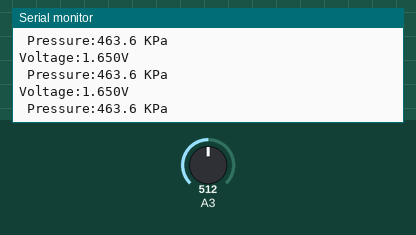
Simulated run of this sketch. Board: Arduino Zero (SAMD21). On the bench: the last lines printed to the serial monitor. The test bench sets the inputs (shaded band); at power-on: A3 = 512 (analog values on the 0–1023 scale).

Above: at 1.3 s.
1.4 s: A3 set to 716
At 1.9 s:
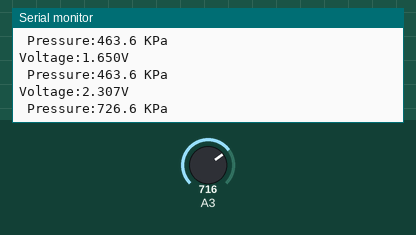
2.9 s: A3 set to 900
At 3.4 s:
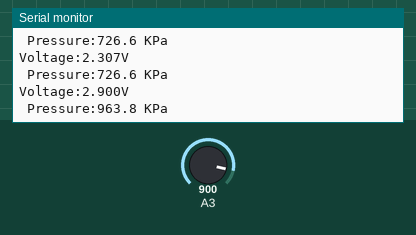
Timing chart, 0 to 5.9 s (numbered marks = the images above; inputs shaded):
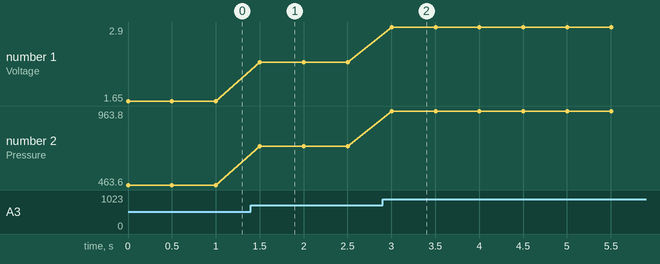

The sketch:

under_pressure.ino
```cpp
const float OffSet = 0.491 ;
float V, P;
void setup()
{
 Serial.begin(9600); // open serial port, set the baud rate to 9600 bps
 analogReadResolution(12);
 Serial.println("/** Water pressure sensor demo **/");
}
void loop()
{
 //Connect sensor to Analog 0
 V = analogRead(3) * 3.30 / 4096; //Sensor output voltage
 P = (V - OffSet) * 400; //Calculate water pressure
 Serial.print("Voltage:");
 Serial.print(V, 3);
 Serial.println("V");
 Serial.print(" Pressure:");
 Serial.print(P, 1);
 Serial.println(" KPa");
 Serial.println();

 delay(500);
}
```

Measured:
- after the input at 1.4 s, the serial monitor: prints a new line after 0.10 s (image 1)
- after the input at 2.9 s, the serial monitor: prints a new line after 0.10 s (image 2)
- plotted number 1: 1.65 → 2.31 after the input at 1.4 s, 2.31 → 2.9 after the input at 2.9 s
- plotted number 2: 463.6 → 726.6 after the input at 1.4 s, 726.6 → 963.8 after the input at 2.9 s
